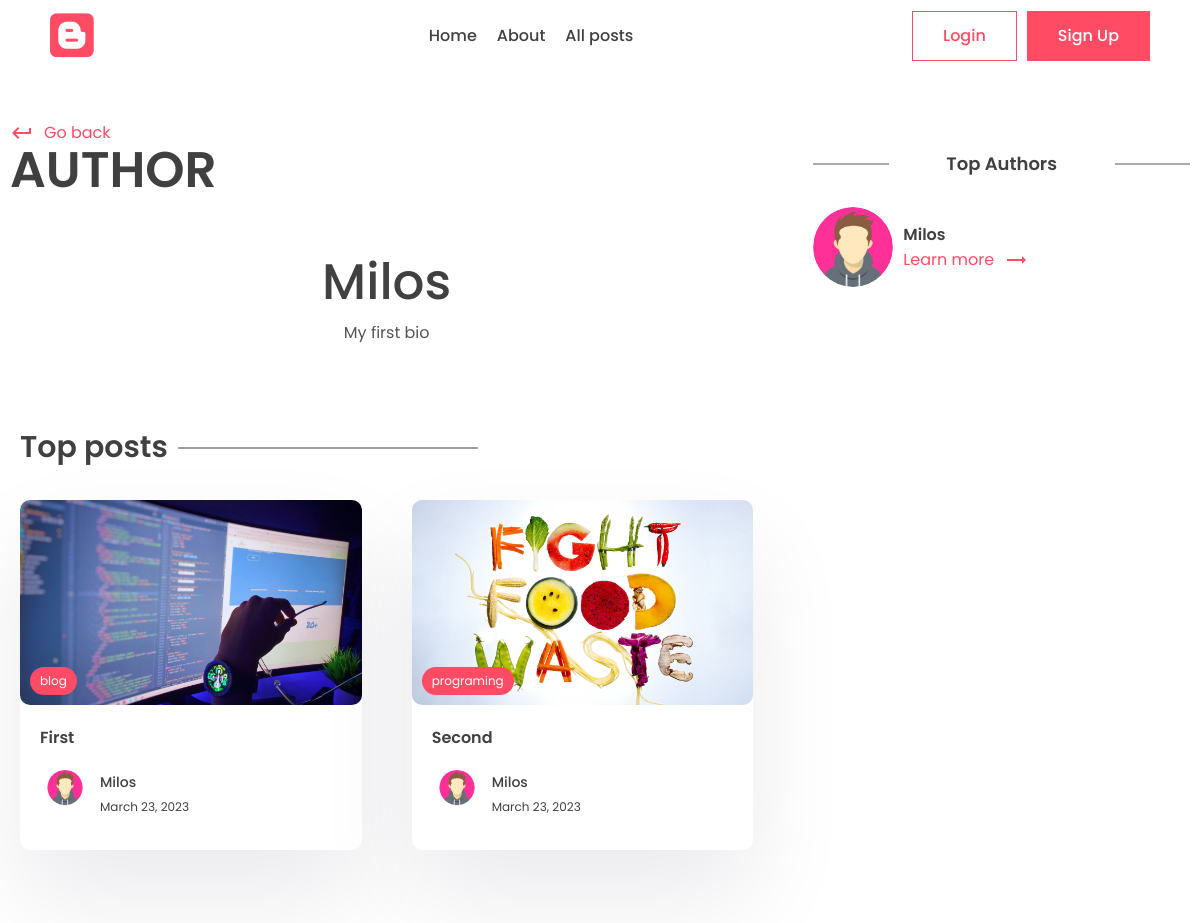
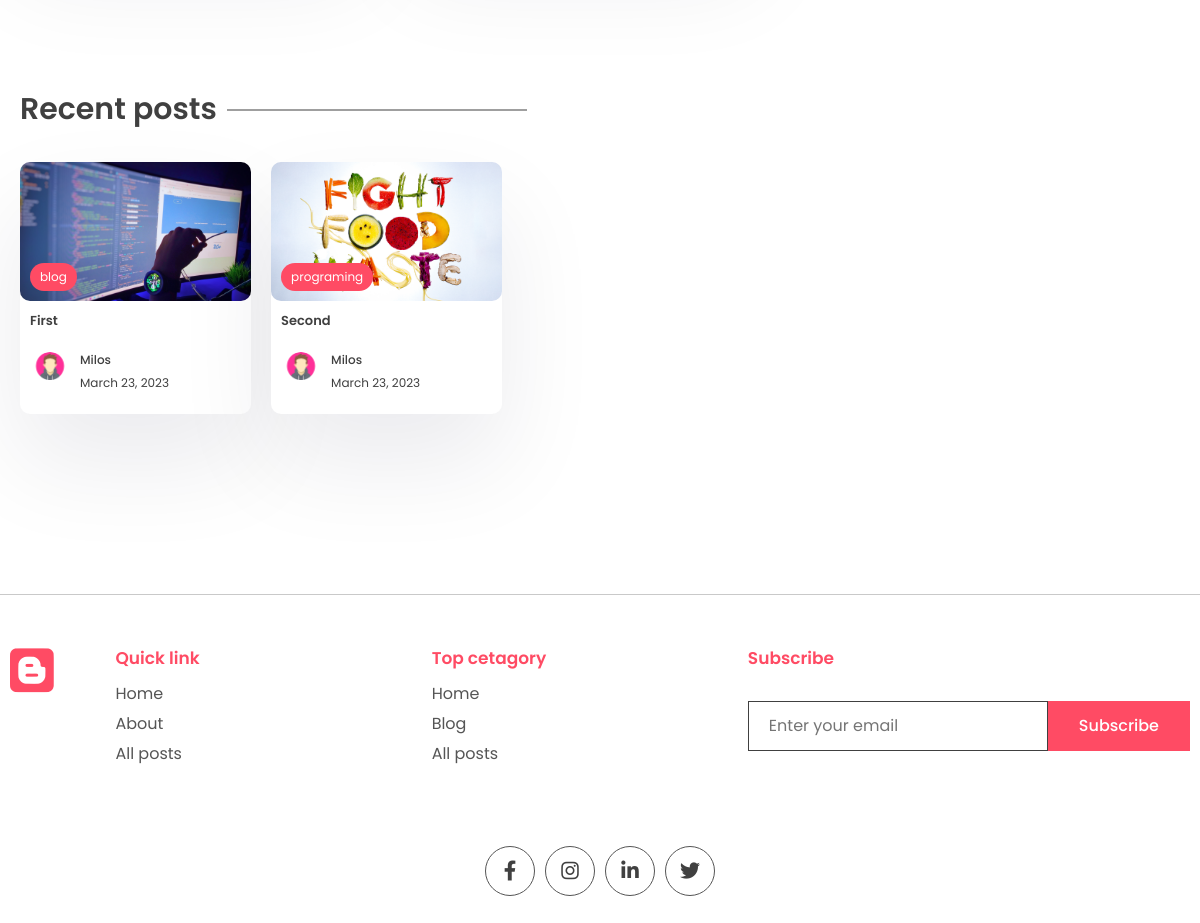
The page /author/admin on the database its author committed (2 pictures, top to bottom).
### app/models.py (models this page shows, shortened)
class Profile(models.Model):
    user = models.OneToOneField(User, on_delete=models.CASCADE)
    profile_image = models.ImageField(
        null=True, blank=True, upload_to="images/")
    slug = models.SlugField(max_length=200, unique=True)
    bio = models.CharField(max_length=200)

class Post(models.Model):
    title = models.CharField(max_length=200,)
    content = models.TextField()
    last_updated = models.DateTimeField(auto_now=True,)
    slug = models.SlugField(max_length=200, unique=True,)
    image = models.ImageField(null=True, blank=True, upload_to="images/",)
    tags = models.ManyToManyField(Tag, blank=True, related_name='post',)
    view_count = models.IntegerField(null=True, blank=True,)
    is_featured = models.BooleanField(default=False)
    author = models.ForeignKey(
        User, on_delete=models.CASCADE, null=True, blank=True)

class Tag(models.Model):
    name = models.CharField(max_length=100)
    description = models.CharField(max_length=100)
    slug = models.SlugField(max_length=200, unique=True)

### app/views.py (the view)
# urls.py: path('author/<slug:slug>', views.author_page, name='author_page'),
def author_page(request, slug):
    profile = Profile.objects.get(slug=slug)
    top_posts = Post.objects.filter(
        author=profile.user).order_by('-view_count')[0:2]
    recent_posts = Post.objects.filter(
        author=profile.user).order_by('-last_updated')[0:3]
    top_authors = User.objects.annotate(
        number=Count('post')).order_by('number')
    context = {
        'profile': profile,
        'top_posts': top_posts,
        'recent_posts': recent_posts,
        'top_authors': top_authors,
    }
    return render(request, 'app/author.html', context)

### app/templates/app/author.html (shortened to what this page needs)
{% extends "base.html" %}
{% load static %}
{% block content %}
<div class="container">
    <div class="layout">
        <div class="left">
            <div class="page-top">
                <div class="top flex">
                    <div class="page-name">
                        <a href="#" class="learn">
                            <span class="material-icons"> keyboard_return </span> Go back
                            </a>
                        <h1>Author</h1>
                    </div>
                </div>
            </div>
            <center>
                <div class="typo">
                    <h1 class="title">{{profile.user.first_name}}</h1>
                    <p>
                        {{profile.bio}}
                    </p>
                </div>
            </center>
            <section class="sp">
                <div class="container">
                    <h1 class="sec-title">Top posts</h1>
                    <div class="grid-2 blog">
                        {% for post in top_posts %}
                        <a href="{% url 'post_page' post.slug %}">
                            <div class="card">
                                <div class="post-img">
                                    <img src="{{post.image.url}}" alt="" />
                                    <div class="tag">{{post.tags.all.0.name}}</div>
                                </div>
                                <div class="card-content">
                                    <h3>
                                        {{post.title}}
                                    </h3>
                                    <div class="author">
                                        <div class="profile-pic">
                                            <img src="{{profile.profile_image.url}}" alt="" />
                                        </div>
                                        <div class="details">
                                            <p>{{post.author.first_name}}</p>
                                            <small>{{post.last_updated|date}}</small>
                                        </div>
                                    </div>
                                </div>
                            </div>
                        </a>
                        {% empty %}
                        <p>Nothing to show here</p>
                        {% endfor %}
                    </div>
                </div>
            </section>
            <section class="sp">
                <div class="container">
                    <h1 class="sec-title">Recent posts</h1>
                    <div class="grid-3 blog-grid">
                        {% for post in recent_posts %}
                            <a href="{% url 'post_page' post.slug %}">
                                <div class="card">
                                    <div class="post-img">
                                        <img src="{{post.image.url}}" alt="" />
                                        <div class="tag">{{post.tags.all.0.name}}</div>
                                    </div>
                                    <div class="card-content">
                                        <h3>
                                            {{post.title}}
                                        </h3>
                                        <div class="author">
                                            <div class="profile-pic">
                                                <img src="{{profile.profile_image.url}}" alt="" />
                                            </div>
                                            <div class="details">
                                                <p>{{post.author.first_name}}</p>
                                                <small>{{post.last_updated|date}}</small>
                                            </div>
                                        </div>
                                    </div>
                                </div>
                            </a>
                            {% empty %}
                            <p>Nothing to show here</p>
                        {% endfor %}
                    </div>
                </div>
            </section>
        </div>
        <div class="right">
            <div class="block">
                <h2 class="title2">Top Authors</h2>
                {% for author in top_authors %}
                    <div class="recent-post other-author">
                        <div class="rounded-img">
                            <img src="{{author.profile.profile_image.url}}" alt="" />
                        </div>
                        <div class="recent-content">
                            <h3>{{author.first_name}}</h3>
                            <a class="learn" href="{% url 'author_page' author.profile.slug %}">
                                Learn more<span class="material-icons"> trending_flat </span>
                            </a>
                        </div>
                    </div>
                {% endfor %}
            </div>
        </div>
    </div>
</div>
{% endblock content %}

### app/static/app/style.css (style rules this page uses)
* { margin: 0; padding: 0; box-sizing: border-box; text-decoration: none; border: none; outline: none; list-style: none; font-family: "Poppins", sans-serif; color: var(--black); }
:root { --red: #ff4b64; --black: #404040; --des: #555555; --shadow: #ffffff1a 0px 1px 1px 0px inset, #32325d40 0px 50px 100px -20px, #0000004d 0px 30px 60px -30px; --shadow2: rgba(17, 12, 46, 0.084) 0px 48px 100px 0px; }
html { font-size: 62.5%; }
[class*="grid"] { display: grid; }
img { width: 100%; }
.container { max-width: 1220px; margin: auto; padding: 0 10px; }
p, a { font-size: 1.6rem; color: var(--des); }
.typo { width: 50%; margin-top: 5rem; }
.title { font-size: 5rem; font-weight: 500; }
.sp { padding: 8rem 0; }
.grid-2 { grid-template-columns: 1.3fr 1fr; align-items: center; }
.post-img { height: 40rem; width: 100%; overflow: hidden; border-radius: 1rem; }
.post-img img { height: 100%; object-fit: cover; object-position: center; }
.learn { display: flex; align-items: center; gap: 1rem; color: var(--red); margin-top: 2rem; }
.learn span { color: #ff4b64; }
.sec-title { font-size: 3rem; font-weight: 600; position: relative; width: fit-content; margin-bottom: 3rem; }
.sec-title::after { content: ""; position: absolute; right: -31rem; height: 1px; width: 30rem; background: var(--black); top: 50%; transform: translateY(-50%); }
.grid-3 { grid-template-columns: repeat(3, 1fr); gap: 5rem; }
.card { background: white; box-shadow: var(--shadow2); border-radius: 1rem; cursor: pointer; transition: 0.3s; }
.post-img { position: relative; }
.tag { position: absolute; bottom: 1rem; left: 1rem; background: var(--red); color: white; border-radius: 5rem; padding: 0.5rem 1rem; font-size: 1.2rem; }
.card-content { padding: 2rem; padding-bottom: 3rem; }
.card h3 { font-size: 1.6rem; font-weight: 600; }
.card .post-img { width: 100%; height: unset; aspect-ratio: 1/0.6; }
.author { display: flex; align-items: center; gap: 1rem; margin-top: 2rem; }
.profile-pic { width: 5rem; aspect-ratio: 1/1; border-radius: 50%; overflow: hidden; }
.author p { color: var(--black); font-weight: 500; font-size: 1.4rem; }
.author small { color: var(--black); font-size: 1.2rem; }
.layout { display: flex; gap: 5rem; }
.left { width: 100%; height: 100%; }
.right { position: sticky; top: 70px; height: 100%; width: 50%; }
.page-name h1 { font-size: 5rem; text-transform: uppercase; font-weight: 600; line-height: 5rem; }
.flex { display: flex; align-items: flex-end; justify-content: space-between; }
.left .typo { width: 100%; }
.blog { grid-template-columns: 1fr 1fr; gap: 5rem; }
.title2 { position: relative; font-size: 1.8rem; text-align: center; font-weight: 600; margin-bottom: 3rem; }
.title2::before { content: ""; position: absolute; height: 1px; width: 20%; background: var(--des); left: 0; top: 50%; transform: translateY(-50%); }
.title2::after { content: ""; position: absolute; height: 1px; width: 20%; background: var(--des); right: 0; top: 50%; transform: translateY(-50%); }
.blog-grid { gap: 2rem; }
.blog-grid .card-content { padding: 1rem; padding-bottom: 2rem; }
.blog-grid .card h3 { font-size: 1.3rem; font-weight: 600; }
.blog-grid .profile-pic { width: 4rem; }
.blog-grid .author p { font-size: 1.2rem; }
.block { margin-top: 5rem; }
.rounded-img { width: 8rem; aspect-ratio: 1/1; overflow: hidden; border-radius: 50%; }
.rounded-img img { width: 100%; height: 100%; object-fit: cover; object-position: center; }
.recent-post { display: grid; align-items: center; gap: 1rem; margin-top: 3rem; grid-template-columns: auto 1fr; }
.recent-post .learn { margin-top: 0rem; }
.recent-post h3 { font-size: 1.6rem; font-weight: 600; }

### rows shown on the page
Profile: user.first_name "Milos", bio "My first bio"
Post: image (picture), tags.all.0.name "blog", title "First", profile_image (picture), author.first_name "Milos", last_updated "March 23, 2023"
Post: image (picture), tags.all.0.name "programing", title "Second", profile_image (picture), author.first_name "Milos", last_updated "March 23, 2023"

### other values the page prints
{{ author.first_name }} "Milos"
